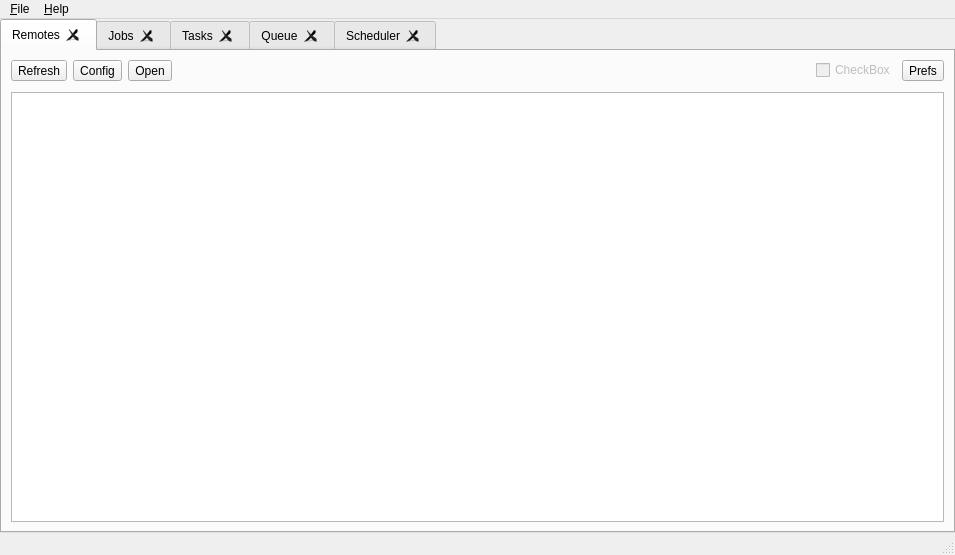
<?xml version="1.0" encoding="UTF-8"?>
<ui version="4.0">
 <class>MainWindow</class>
 <widget class="QMainWindow" name="MainWindow">
  <property name="geometry">
   <rect>
    <x>0</x>
    <y>0</y>
    <width>955</width>
    <height>555</height>
   </rect>
  </property>
  <property name="windowTitle">
   <string>Rclone Browser</string>
  </property>
  <widget class="QWidget" name="widgetMain">
   <layout class="QVBoxLayout" name="verticalLayout_3">
    <property name="spacing">
     <number>0</number>
    </property>
    <property name="leftMargin">
     <number>0</number>
    </property>
    <property name="topMargin">
     <number>0</number>
    </property>
    <property name="rightMargin">
     <number>0</number>
    </property>
    <property name="bottomMargin">
     <number>0</number>
    </property>
    <item>
     <widget class="QTabWidget" name="tabs">
      <property name="currentIndex">
       <number>0</number>
      </property>
      <property name="tabsClosable">
       <bool>true</bool>
      </property>
      <widget class="QWidget" name="widget">
       <attribute name="title">
        <string>Remotes</string>
       </attribute>
       <layout class="QVBoxLayout" name="verticalLayout">
        <item>
         <layout class="QHBoxLayout" name="horizontalLayout">
          <item>
           <widget class="QToolButton" name="refresh">
            <property name="statusTip">
             <string>Refresh remotes view</string>
            </property>
            <property name="text">
             <string>Refresh</string>
            </property>
            <property name="toolButtonStyle">
             <enum>Qt::ToolButtonTextUnderIcon</enum>
            </property>
           </widget>
          </item>
          <item>
           <widget class="QToolButton" name="config">
            <property name="text">
             <string>Config</string>
            </property>
            <property name="toolButtonStyle">
             <enum>Qt::ToolButtonTextUnderIcon</enum>
            </property>
           </widget>
          </item>
          <item>
           <widget class="QToolButton" name="open">
            <property name="text">
             <string>Open</string>
            </property>
            <property name="toolButtonStyle">
             <enum>Qt::ToolButtonTextUnderIcon</enum>
            </property>
           </widget>
          </item>
          <item>
           <spacer name="horizontalSpacer">
            <property name="orientation">
             <enum>Qt::Horizontal</enum>
            </property>
            <property name="sizeHint" stdset="0">
             <size>
              <width>40</width>
              <height>20</height>
             </size>
            </property>
           </spacer>
          </item>
          <item>
           <widget class="QCheckBox" name="layoutcontrol3">
            <property name="enabled">
             <bool>false</bool>
            </property>
            <property name="text">
             <string>CheckBox</string>
            </property>
           </widget>
          </item>
          <item>
           <widget class="QToolButton" name="buttonPrefs">
            <property name="toolTip">
             <string>Rclone Browser preferences (ALT-p)</string>
            </property>
            <property name="statusTip">
             <string>Rclone Browser preferences</string>
            </property>
            <property name="text">
             <string>Prefs</string>
            </property>
            <property name="toolButtonStyle">
             <enum>Qt::ToolButtonTextUnderIcon</enum>
            </property>
           </widget>
          </item>
         </layout>
        </item>
        <item>
         <spacer name="verticalSpacer_2">
          <property name="orientation">
           <enum>Qt::Vertical</enum>
          </property>
          <property name="sizeType">
           <enum>QSizePolicy::Fixed</enum>
          </property>
          <property name="sizeHint" stdset="0">
           <size>
            <width>20</width>
            <height>5</height>
           </size>
          </property>
         </spacer>
        </item>
        <item>
         <widget class="QListWidget" name="remotes">
          <property name="editTriggers">
           <set>QAbstractItemView::NoEditTriggers</set>
          </property>
          <property name="selectionBehavior">
           <enum>QAbstractItemView::SelectRows</enum>
          </property>
          <property name="textElideMode">
           <enum>Qt::ElideMiddle</enum>
          </property>
          <property name="isWrapping" stdset="0">
           <bool>false</bool>
          </property>
          <property name="wordWrap">
           <bool>true</bool>
          </property>
         </widget>
        </item>
       </layout>
      </widget>
      <widget class="QWidget" name="tab">
       <attribute name="title">
        <string>Jobs</string>
       </attribute>
       <layout class="QVBoxLayout" name="verticalLayout_2">
        <item>
         <layout class="QHBoxLayout" name="horizontalLayout_3">
          <item>
           <widget class="QToolButton" name="buttonStopAllJobs">
            <property name="text">
             <string>Stop</string>
            </property>
            <property name="toolButtonStyle">
             <enum>Qt::ToolButtonTextUnderIcon</enum>
            </property>
           </widget>
          </item>
          <item>
           <widget class="QToolButton" name="buttonCleanNotRunning">
            <property name="text">
             <string>Clean</string>
            </property>
            <property name="toolButtonStyle">
             <enum>Qt::ToolButtonTextUnderIcon</enum>
            </property>
           </widget>
          </item>
          <item>
           <spacer name="horizontalSpacer_11">
            <property name="orientation">
             <enum>Qt::Horizontal</enum>
            </property>
            <property name="sizeType">
             <enum>QSizePolicy::Fixed</enum>
            </property>
            <property name="sizeHint" stdset="0">
             <size>
              <width>10</width>
              <height>20</height>
             </size>
            </property>
           </spacer>
          </item>
          <item>
           <widget class="QToolButton" name="buttonSortByTime">
            <property name="toolTip">
             <string>Sort by start time</string>
            </property>
            <property name="statusTip">
             <string>Sort by start time</string>
            </property>
            <property name="text">
             <string>Sort</string>
            </property>
            <property name="toolButtonStyle">
             <enum>Qt::ToolButtonTextUnderIcon</enum>
            </property>
           </widget>
          </item>
          <item>
           <widget class="QToolButton" name="buttonSortByStatus">
            <property name="toolTip">
             <string>Sort by status</string>
            </property>
            <property name="statusTip">
             <string>Sort by status</string>
            </property>
            <property name="text">
             <string>Sort</string>
            </property>
            <property name="toolButtonStyle">
             <enum>Qt::ToolButtonTextUnderIcon</enum>
            </property>
           </widget>
          </item>
          <item>
           <spacer name="horizontalSpacer_3">
            <property name="orientation">
             <enum>Qt::Horizontal</enum>
            </property>
            <property name="sizeHint" stdset="0">
             <size>
              <width>40</width>
              <height>20</height>
             </size>
            </property>
           </spacer>
          </item>
          <item>
           <widget class="QCheckBox" name="layoutcontrol2">
            <property name="enabled">
             <bool>false</bool>
            </property>
            <property name="text">
             <string>CheckBox</string>
            </property>
           </widget>
          </item>
         </layout>
        </item>
        <item>
         <spacer name="verticalSpacer_4">
          <property name="orientation">
           <enum>Qt::Vertical</enum>
          </property>
          <property name="sizeType">
           <enum>QSizePolicy::Fixed</enum>
          </property>
          <property name="sizeHint" stdset="0">
           <size>
            <width>20</width>
            <height>5</height>
           </size>
          </property>
         </spacer>
        </item>
        <item>
         <widget class="QScrollArea" name="jobsArea">
          <property name="widgetResizable">
           <bool>true</bool>
          </property>
          <widget class="QWidget" name="scrollAreaWidgetContents">
           <property name="geometry">
            <rect>
             <x>0</x>
             <y>0</y>
             <width>907</width>
             <height>389</height>
            </rect>
           </property>
           <layout class="QVBoxLayout" name="verticalLayout_4">
            <property name="leftMargin">
             <number>0</number>
            </property>
            <property name="topMargin">
             <number>0</number>
            </property>
            <property name="rightMargin">
             <number>0</number>
            </property>
            <property name="bottomMargin">
             <number>0</number>
            </property>
            <item>
             <layout class="QVBoxLayout" name="jobs">
              <item>
               <widget class="QLabel" name="noJobsAvailable">
                <property name="text">
                 <string>No jobs are available</string>
                </property>
               </widget>
              </item>
              <item>
               <spacer name="verticalSpacer">
                <property name="orientation">
                 <enum>Qt::Vertical</enum>
                </property>
                <property name="sizeHint" stdset="0">
                 <size>
                  <width>20</width>
                  <height>40</height>
                 </size>
                </property>
               </spacer>
              </item>
             </layout>
            </item>
           </layout>
          </widget>
         </widget>
        </item>
       </layout>
      </widget>
      <widget class="QWidget" name="tasksTab">
       <attribute name="title">
        <string>Tasks</string>
       </attribute>
       <layout class="QVBoxLayout" name="verticalLayout_5">
        <item>
         <layout class="QHBoxLayout" name="horizontalLayout_2">
          <item>
           <widget class="QToolButton" name="buttonDryrunTask">
            <property name="text">
             <string>Dry Run</string>
            </property>
            <property name="toolButtonStyle">
             <enum>Qt::ToolButtonTextUnderIcon</enum>
            </property>
           </widget>
          </item>
          <item>
           <widget class="QToolButton" name="buttonRunTask">
            <property name="text">
             <string>Run</string>
            </property>
            <property name="toolButtonStyle">
             <enum>Qt::ToolButtonTextUnderIcon</enum>
            </property>
           </widget>
          </item>
          <item>
           <widget class="QToolButton" name="buttonStop">
            <property name="toolTip">
             <string>&lt;html&gt;&lt;head/&gt;&lt;body&gt;&lt;p&gt;&lt;span style=&quot; font-size:13pt;&quot;&gt;Stop all selected tasks&lt;/span&gt;&lt;/p&gt;&lt;/body&gt;&lt;/html&gt;</string>
            </property>
            <property name="text">
             <string>Stop</string>
            </property>
            <property name="toolButtonStyle">
             <enum>Qt::ToolButtonTextUnderIcon</enum>
            </property>
           </widget>
          </item>
          <item>
           <spacer name="horizontalSpacer_5">
            <property name="orientation">
             <enum>Qt::Horizontal</enum>
            </property>
            <property name="sizeType">
             <enum>QSizePolicy::Fixed</enum>
            </property>
            <property name="sizeHint" stdset="0">
             <size>
              <width>10</width>
              <height>20</height>
             </size>
            </property>
           </spacer>
          </item>
          <item>
           <widget class="QToolButton" name="buttonEditTask">
            <property name="text">
             <string>Edit</string>
            </property>
            <property name="toolButtonStyle">
             <enum>Qt::ToolButtonTextUnderIcon</enum>
            </property>
           </widget>
          </item>
          <item>
           <widget class="QToolButton" name="buttonDeleteTask">
            <property name="text">
             <string>Delete</string>
            </property>
            <property name="toolButtonStyle">
             <enum>Qt::ToolButtonTextUnderIcon</enum>
            </property>
           </widget>
          </item>
          <item>
           <spacer name="horizontalSpacer_6">
            <property name="orientation">
             <enum>Qt::Horizontal</enum>
            </property>
            <property name="sizeType">
             <enum>QSizePolicy::Fixed</enum>
            </property>
            <property name="sizeHint" stdset="0">
             <size>
              <width>10</width>
              <height>20</height>
             </size>
            </property>
           </spacer>
          </item>
          <item>
           <widget class="QToolButton" name="buttonAddToQueue">
            <property name="toolTip">
             <string>Add to the queue</string>
            </property>
            <property name="statusTip">
             <string>Add selected transfer tasks to the queue</string>
            </property>
            <property name="text">
             <string>Add</string>
            </property>
            <property name="toolButtonStyle">
             <enum>Qt::ToolButtonTextUnderIcon</enum>
            </property>
           </widget>
          </item>
          <item>
           <widget class="QToolButton" name="buttonAddToScheduler">
            <property name="toolTip">
             <string>Add to the scheduler</string>
            </property>
            <property name="statusTip">
             <string>Add selected transfer tasks to the scheduler</string>
            </property>
            <property name="text">
             <string>Add</string>
            </property>
            <property name="toolButtonStyle">
             <enum>Qt::ToolButtonTextUnderIcon</enum>
            </property>
           </widget>
          </item>
          <item>
           <widget class="QToolButton" name="buttonSortTask">
            <property name="toolTip">
             <string>&lt;html&gt;&lt;head/&gt;&lt;body&gt;&lt;p&gt;Sort tasks&lt;/p&gt;&lt;/body&gt;&lt;/html&gt;</string>
            </property>
            <property name="text">
             <string>Sort</string>
            </property>
            <property name="checked">
             <bool>false</bool>
            </property>
            <property name="toolButtonStyle">
             <enum>Qt::ToolButtonTextUnderIcon</enum>
            </property>
           </widget>
          </item>
          <item>
           <spacer name="horizontalSpacer_2">
            <property name="orientation">
             <enum>Qt::Horizontal</enum>
            </property>
            <property name="sizeHint" stdset="0">
             <size>
              <width>40</width>
              <height>20</height>
             </size>
            </property>
           </spacer>
          </item>
          <item>
           <widget class="QCheckBox" name="layoutcontrol1">
            <property name="enabled">
             <bool>false</bool>
            </property>
            <property name="text">
             <string>CheckBox</string>
            </property>
            <property name="tristate">
             <bool>false</bool>
            </property>
           </widget>
          </item>
         </layout>
        </item>
        <item>
         <spacer name="verticalSpacer_3">
          <property name="orientation">
           <enum>Qt::Vertical</enum>
          </property>
          <property name="sizeType">
           <enum>QSizePolicy::Fixed</enum>
          </property>
          <property name="sizeHint" stdset="0">
           <size>
            <width>20</width>
            <height>5</height>
           </size>
          </property>
         </spacer>
        </item>
        <item>
         <widget class="QListWidget" name="tasksListWidget">
          <property name="contextMenuPolicy">
           <enum>Qt::CustomContextMenu</enum>
          </property>
          <property name="tabKeyNavigation">
           <bool>true</bool>
          </property>
          <property name="alternatingRowColors">
           <bool>false</bool>
          </property>
          <property name="selectionMode">
           <enum>QAbstractItemView::ExtendedSelection</enum>
          </property>
          <property name="wordWrap">
           <bool>false</bool>
          </property>
          <property name="sortingEnabled">
           <bool>false</bool>
          </property>
         </widget>
        </item>
       </layout>
      </widget>
      <widget class="QWidget" name="queue">
       <attribute name="title">
        <string>Queue</string>
       </attribute>
       <layout class="QVBoxLayout" name="verticalLayout_6">
        <item>
         <layout class="QHBoxLayout" name="horizontalLayout_4">
          <item>
           <widget class="QToolButton" name="buttonStartQueue">
            <property name="text">
             <string>Start</string>
            </property>
            <property name="toolButtonStyle">
             <enum>Qt::ToolButtonTextUnderIcon</enum>
            </property>
           </widget>
          </item>
          <item>
           <widget class="QToolButton" name="buttonStopQueue">
            <property name="text">
             <string>Stop</string>
            </property>
            <property name="toolButtonStyle">
             <enum>Qt::ToolButtonTextUnderIcon</enum>
            </property>
           </widget>
          </item>
          <item>
           <spacer name="horizontalSpacer_8">
            <property name="orientation">
             <enum>Qt::Horizontal</enum>
            </property>
            <property name="sizeType">
             <enum>QSizePolicy::Fixed</enum>
            </property>
            <property name="sizeHint" stdset="0">
             <size>
              <width>10</width>
              <height>20</height>
             </size>
            </property>
           </spacer>
          </item>
          <item>
           <widget class="QToolButton" name="buttonUpQueue">
            <property name="text">
             <string>Up</string>
            </property>
            <property name="toolButtonStyle">
             <enum>Qt::ToolButtonTextUnderIcon</enum>
            </property>
           </widget>
          </item>
          <item>
           <widget class="QToolButton" name="buttonDownQueue">
            <property name="text">
             <string>Down</string>
            </property>
            <property name="toolButtonStyle">
             <enum>Qt::ToolButtonTextUnderIcon</enum>
            </property>
           </widget>
          </item>
          <item>
           <spacer name="horizontalSpacer_9">
            <property name="orientation">
             <enum>Qt::Horizontal</enum>
            </property>
            <property name="sizeType">
             <enum>QSizePolicy::Fixed</enum>
            </property>
            <property name="sizeHint" stdset="0">
             <size>
              <width>10</width>
              <height>20</height>
             </size>
            </property>
           </spacer>
          </item>
          <item>
           <widget class="QToolButton" name="buttonRemoveFromQueue">
            <property name="text">
             <string>Delete</string>
            </property>
            <property name="toolButtonStyle">
             <enum>Qt::ToolButtonTextUnderIcon</enum>
            </property>
           </widget>
          </item>
          <item>
           <widget class="QToolButton" name="buttonPurgeQueue">
            <property name="text">
             <string>Purge</string>
            </property>
            <property name="toolButtonStyle">
             <enum>Qt::ToolButtonTextUnderIcon</enum>
            </property>
           </widget>
          </item>
          <item>
           <spacer name="horizontalSpacer_7">
            <property name="orientation">
             <enum>Qt::Horizontal</enum>
            </property>
            <property name="sizeType">
             <enum>QSizePolicy::Fixed</enum>
            </property>
            <property name="sizeHint" stdset="0">
             <size>
              <width>40</width>
              <height>20</height>
             </size>
            </property>
           </spacer>
          </item>
          <item>
           <widget class="QLabel" name="labelQueueInfoStart">
            <property name="styleSheet">
             <string notr="true">color: green; font-weight: bold;</string>
            </property>
            <property name="text">
             <string/>
            </property>
           </widget>
          </item>
          <item>
           <widget class="QLabel" name="labelQueueInfoStop">
            <property name="text">
             <string/>
            </property>
           </widget>
          </item>
          <item>
           <spacer name="horizontalSpacer_4">
            <property name="orientation">
             <enum>Qt::Horizontal</enum>
            </property>
            <property name="sizeHint" stdset="0">
             <size>
              <width>40</width>
              <height>20</height>
             </size>
            </property>
           </spacer>
          </item>
          <item>
           <widget class="QCheckBox" name="layoutcontrol1_queue">
            <property name="enabled">
             <bool>false</bool>
            </property>
            <property name="text">
             <string>CheckBox</string>
            </property>
           </widget>
          </item>
         </layout>
        </item>
        <item>
         <spacer name="verticalSpacer_5">
          <property name="orientation">
           <enum>Qt::Vertical</enum>
          </property>
          <property name="sizeType">
           <enum>QSizePolicy::Fixed</enum>
          </property>
          <property name="sizeHint" stdset="0">
           <size>
            <width>20</width>
            <height>5</height>
           </size>
          </property>
         </spacer>
        </item>
        <item>
         <widget class="QListWidget" name="queueListWidget">
          <property name="contextMenuPolicy">
           <enum>Qt::CustomContextMenu</enum>
          </property>
          <property name="tabKeyNavigation">
           <bool>true</bool>
          </property>
          <property name="alternatingRowColors">
           <bool>false</bool>
          </property>
          <property name="selectionMode">
           <enum>QAbstractItemView::SingleSelection</enum>
          </property>
          <property name="spacing">
           <number>5</number>
          </property>
          <property name="wordWrap">
           <bool>false</bool>
          </property>
          <property name="sortingEnabled">
           <bool>false</bool>
          </property>
         </widget>
        </item>
       </layout>
      </widget>
      <widget class="QWidget" name="tab_2">
       <attribute name="title">
        <string>Scheduler</string>
       </attribute>
       <layout class="QVBoxLayout" name="verticalLayout_8">
        <item>
         <layout class="QHBoxLayout" name="horizontalLayout_9">
          <item>
           <widget class="QToolButton" name="buttonStartScheduler">
            <property name="toolTip">
             <string>Start scheduler</string>
            </property>
            <property name="statusTip">
             <string>Start scheduler</string>
            </property>
            <property name="text">
             <string>Start</string>
            </property>
            <property name="toolButtonStyle">
             <enum>Qt::ToolButtonTextUnderIcon</enum>
            </property>
           </widget>
          </item>
          <item>
           <widget class="QToolButton" name="buttonStopScheduler">
            <property name="toolTip">
             <string>Stop scheduler</string>
            </property>
            <property name="statusTip">
             <string>Stop scheduler</string>
            </property>
            <property name="text">
             <string>Stop</string>
            </property>
            <property name="toolButtonStyle">
             <enum>Qt::ToolButtonTextUnderIcon</enum>
            </property>
           </widget>
          </item>
          <item>
           <spacer name="horizontalSpacer_10">
            <property name="orientation">
             <enum>Qt::Horizontal</enum>
            </property>
            <property name="sizeType">
             <enum>QSizePolicy::Fixed</enum>
            </property>
            <property name="sizeHint" stdset="0">
             <size>
              <width>40</width>
              <height>20</height>
             </size>
            </property>
           </spacer>
          </item>
          <item>
           <widget class="QLabel" name="labelSchedulerInfoStart">
            <property name="styleSheet">
             <string notr="true">color: green; font-weight: bold;</string>
            </property>
            <property name="text">
             <string/>
            </property>
           </widget>
          </item>
          <item>
           <widget class="QLabel" name="labelSchedulerInfoStop">
            <property name="text">
             <string/>
            </property>
           </widget>
          </item>
          <item>
           <spacer name="horizontalSpacer_19">
            <property name="orientation">
             <enum>Qt::Horizontal</enum>
            </property>
            <property name="sizeHint" stdset="0">
             <size>
              <width>40</width>
              <height>20</height>
             </size>
            </property>
           </spacer>
          </item>
          <item>
           <widget class="QCheckBox" name="layoutcontrol1_sch">
            <property name="enabled">
             <bool>false</bool>
            </property>
            <property name="text">
             <string>CheckBox</string>
            </property>
           </widget>
          </item>
         </layout>
        </item>
        <item>
         <spacer name="verticalSpacer_11">
          <property name="orientation">
           <enum>Qt::Vertical</enum>
          </property>
          <property name="sizeType">
           <enum>QSizePolicy::Fixed</enum>
          </property>
          <property name="sizeHint" stdset="0">
           <size>
            <width>20</width>
            <height>5</height>
           </size>
          </property>
         </spacer>
        </item>
        <item>
         <widget class="QScrollArea" name="jobsArea_2">
          <property name="widgetResizable">
           <bool>true</bool>
          </property>
          <widget class="QWidget" name="scrollAreaWidgetContents_2">
           <property name="geometry">
            <rect>
             <x>0</x>
             <y>0</y>
             <width>907</width>
             <height>389</height>
            </rect>
           </property>
           <layout class="QVBoxLayout" name="verticalLayout_7">
            <property name="leftMargin">
             <number>0</number>
            </property>
            <property name="topMargin">
             <number>0</number>
            </property>
            <property name="rightMargin">
             <number>0</number>
            </property>
            <property name="bottomMargin">
             <number>0</number>
            </property>
            <item>
             <layout class="QVBoxLayout" name="schedulers">
              <item>
               <widget class="QLabel" name="noSchedulesAvailable">
                <property name="text">
                 <string>No schedules are available</string>
                </property>
               </widget>
              </item>
              <item>
               <spacer name="verticalSpacer_6">
                <property name="orientation">
                 <enum>Qt::Vertical</enum>
                </property>
                <property name="sizeHint" stdset="0">
                 <size>
                  <width>20</width>
                  <height>40</height>
                 </size>
                </property>
               </spacer>
              </item>
             </layout>
            </item>
           </layout>
          </widget>
         </widget>
        </item>
       </layout>
      </widget>
     </widget>
    </item>
   </layout>
  </widget>
  <widget class="QMenuBar" name="menuBar">
   <property name="geometry">
    <rect>
     <x>0</x>
     <y>0</y>
     <width>955</width>
     <height>22</height>
    </rect>
   </property>
   <widget class="QMenu" name="menuFile">
    <property name="title">
     <string>&amp;File</string>
    </property>
    <addaction name="preferences"/>
    <addaction name="separator"/>
    <addaction name="quit"/>
   </widget>
   <widget class="QMenu" name="menuHelp">
    <property name="title">
     <string>&amp;Help</string>
    </property>
    <addaction name="about"/>
    <addaction name="aboutQt"/>
   </widget>
   <addaction name="menuFile"/>
   <addaction name="menuHelp"/>
  </widget>
  <widget class="QStatusBar" name="statusBar"/>
  <action name="about">
   <property name="text">
    <string>&amp;About</string>
   </property>
   <property name="menuRole">
    <enum>QAction::AboutRole</enum>
   </property>
  </action>
  <action name="aboutQt">
   <property name="text">
    <string>About &amp;Qt</string>
   </property>
   <property name="menuRole">
    <enum>QAction::AboutQtRole</enum>
   </property>
  </action>
  <action name="preferences">
   <property name="text">
    <string>&amp;Preferences...</string>
   </property>
   <property name="toolTip">
    <string>Rclone Browser preferences (ALT-p)</string>
   </property>
   <property name="shortcut">
    <string>Alt+P</string>
   </property>
   <property name="menuRole">
    <enum>QAction::PreferencesRole</enum>
   </property>
  </action>
  <action name="quit">
   <property name="text">
    <string>&amp;Quit</string>
   </property>
   <property name="shortcut">
    <string>Ctrl+Q</string>
   </property>
   <property name="menuRole">
    <enum>QAction::QuitRole</enum>
   </property>
  </action>
  <action name="actionEdit">
   <property name="enabled">
    <bool>true</bool>
   </property>
   <property name="text">
    <string>Edit</string>
   </property>
   <property name="toolTip">
    <string>Edit selected task</string>
   </property>
  </action>
  <action name="actionDelete">
   <property name="text">
    <string>Delete</string>
   </property>
   <property name="toolTip">
    <string>Delete selected tasks</string>
   </property>
  </action>
  <action name="actionRun">
   <property name="text">
    <string>Run</string>
   </property>
   <property name="toolTip">
    <string>Run all selected tasks at once</string>
   </property>
  </action>
  <action name="actionDryRun">
   <property name="text">
    <string>Dry Run</string>
   </property>
   <property name="toolTip">
    <string>&lt;html&gt;&lt;head/&gt;&lt;body&gt;&lt;p&gt;Dry Run all selected tasks at once&lt;/p&gt;&lt;/body&gt;&lt;/html&gt;</string>
   </property>
  </action>
  <action name="actionCopyTaskCommand">
   <property name="text">
    <string>Copy command</string>
   </property>
   <property name="toolTip">
    <string>Copy the rclone command of the selected tasks to the clipboard</string>
   </property>
   <property name="statusTip">
    <string>Copy the rclone command of the selected tasks to the clipboard</string>
   </property>
  </action>
  <action name="actionDuplicateTask">
   <property name="text">
    <string>Duplicate</string>
   </property>
   <property name="toolTip">
    <string>Duplicate the selected task</string>
   </property>
   <property name="statusTip">
    <string>Duplicate the selected task</string>
   </property>
  </action>
  <action name="actionSortTask">
   <property name="text">
    <string>Sort</string>
   </property>
   <property name="toolTip">
    <string>Sort tasks</string>
   </property>
  </action>
  <action name="actionRefresh">
   <property name="text">
    <string>Refresh</string>
   </property>
   <property name="toolTip">
    <string>Refresh remotes view</string>
   </property>
  </action>
  <action name="actionConfig">
   <property name="text">
    <string>Config</string>
   </property>
   <property name="toolTip">
    <string>&lt;html&gt;&lt;head/&gt;&lt;body&gt;&lt;p&gt;rclone config&lt;/p&gt;&lt;p&gt;Terminal: set &amp;quot;Terminal command&amp;quot; in Preferences,&lt;br/&gt;or define the $TERMINAL env variable e.g.:&lt;br/&gt;TERMINAL=/usr/local/bin/myterminal&lt;/p&gt;&lt;/body&gt;&lt;/html&gt;</string>
   </property>
  </action>
  <action name="actionOpen">
   <property name="text">
    <string>Open</string>
   </property>
   <property name="toolTip">
    <string>Open remote</string>
   </property>
  </action>
  <action name="actionStopAllTransfers">
   <property name="text">
    <string>Stop All</string>
   </property>
   <property name="toolTip">
    <string>&lt;html&gt;&lt;head/&gt;&lt;body&gt;&lt;p&gt;Stop all running transfers&lt;/p&gt;&lt;/body&gt;&lt;/html&gt;</string>
   </property>
  </action>
  <action name="actionCleanNotRunning">
   <property name="text">
    <string>Clean</string>
   </property>
   <property name="toolTip">
    <string>&lt;html&gt;&lt;head/&gt;&lt;body&gt;&lt;p&gt;Remove all not running jobs&lt;/p&gt;&lt;/body&gt;&lt;/html&gt;</string>
   </property>
  </action>
  <action name="actionAddToQueue">
   <property name="text">
    <string>Add to the queue</string>
   </property>
   <property name="toolTip">
    <string>&lt;html&gt;&lt;head/&gt;&lt;body&gt;&lt;p&gt;Add selected transfer tasks to the queue&lt;/p&gt;&lt;/body&gt;&lt;/html&gt;</string>
   </property>
  </action>
  <action name="actionStartQueue">
   <property name="text">
    <string>Start</string>
   </property>
   <property name="toolTip">
    <string>&lt;html&gt;&lt;head/&gt;&lt;body&gt;&lt;p&gt;Start actively processing items from the queue&lt;/p&gt;&lt;/body&gt;&lt;/html&gt;</string>
   </property>
  </action>
  <action name="actionStopQueue">
   <property name="text">
    <string>Stop</string>
   </property>
   <property name="toolTip">
    <string>&lt;html&gt;&lt;head/&gt;&lt;body&gt;&lt;p&gt;Stop the queue processing.&lt;/p&gt;&lt;p&gt;Active task will be cancelled.&lt;/p&gt;&lt;/body&gt;&lt;/html&gt;</string>
   </property>
  </action>
  <action name="actionPurgeQueue">
   <property name="text">
    <string>Purge</string>
   </property>
   <property name="toolTip">
    <string>Remove all not running tasks from the queue</string>
   </property>
  </action>
  <action name="actionRemoveFromQueue">
   <property name="text">
    <string>Remove</string>
   </property>
   <property name="toolTip">
    <string>Remove from the queue</string>
   </property>
  </action>
  <action name="actionUpQueue">
   <property name="text">
    <string>Up</string>
   </property>
   <property name="toolTip">
    <string>Move task up in the queue</string>
   </property>
  </action>
  <action name="actionDownQueue">
   <property name="text">
    <string>Down</string>
   </property>
   <property name="toolTip">
    <string>Move task down in the queue</string>
   </property>
  </action>
  <action name="actionQueueScriptRun">
   <property name="text">
    <string>queueScriptRun</string>
   </property>
  </action>
  <action name="actionStop">
   <property name="text">
    <string>Stop</string>
   </property>
   <property name="toolTip">
    <string>Stop all selected tasks</string>
   </property>
  </action>
  <action name="actionAddToScheduler">
   <property name="text">
    <string>Add to the scheduler</string>
   </property>
   <property name="toolTip">
    <string>Add selected transfer tasks to the scheduler</string>
   </property>
  </action>
  <action name="actionStartScheduler">
   <property name="text">
    <string>Start</string>
   </property>
   <property name="toolTip">
    <string>Start all schedulers</string>
   </property>
  </action>
  <action name="actionStopScheduler">
   <property name="text">
    <string>Stop</string>
   </property>
   <property name="toolTip">
    <string>Stop scheduler</string>
   </property>
  </action>
  <action name="actionSortByTime">
   <property name="text">
    <string>Sort</string>
   </property>
   <property name="toolTip">
    <string>Sort by start time</string>
   </property>
  </action>
  <action name="actionSortByStatus">
   <property name="text">
    <string>Sort</string>
   </property>
   <property name="toolTip">
    <string>Sort by status</string>
   </property>
  </action>
 </widget>
 <tabstops>
  <tabstop>tabs</tabstop>
  <tabstop>remotes</tabstop>
  <tabstop>jobsArea</tabstop>
 </tabstops>
 <resources/>
 <connections>
  <connection>
   <sender>buttonPrefs</sender>
   <signal>clicked()</signal>
   <receiver>preferences</receiver>
   <slot>trigger()</slot>
   <hints>
    <hint type="sourcelabel">
     <x>612</x>
     <y>71</y>
    </hint>
    <hint type="destinationlabel">
     <x>-1</x>
     <y>-1</y>
    </hint>
   </hints>
  </connection>
  <connection>
   <sender>buttonAddToQueue</sender>
   <signal>clicked()</signal>
   <receiver>actionAddToQueue</receiver>
   <slot>trigger()</slot>
   <hints>
    <hint type="sourcelabel">
     <x>289</x>
     <y>73</y>
    </hint>
    <hint type="destinationlabel">
     <x>-1</x>
     <y>-1</y>
    </hint>
   </hints>
  </connection>
  <connection>
   <sender>buttonAddToScheduler</sender>
   <signal>clicked()</signal>
   <receiver>actionAddToScheduler</receiver>
   <slot>trigger()</slot>
   <hints>
    <hint type="sourcelabel">
     <x>380</x>
     <y>73</y>
    </hint>
    <hint type="destinationlabel">
     <x>-1</x>
     <y>-1</y>
    </hint>
   </hints>
  </connection>
  <connection>
   <sender>buttonSortByTime</sender>
   <signal>clicked()</signal>
   <receiver>actionSortByTime</receiver>
   <slot>trigger()</slot>
   <hints>
    <hint type="sourcelabel">
     <x>158</x>
     <y>73</y>
    </hint>
    <hint type="destinationlabel">
     <x>-1</x>
     <y>-1</y>
    </hint>
   </hints>
  </connection>
  <connection>
   <sender>buttonSortByStatus</sender>
   <signal>clicked()</signal>
   <receiver>actionSortByStatus</receiver>
   <slot>trigger()</slot>
   <hints>
    <hint type="sourcelabel">
     <x>208</x>
     <y>73</y>
    </hint>
    <hint type="destinationlabel">
     <x>-1</x>
     <y>-1</y>
    </hint>
   </hints>
  </connection>
 </connections>
</ui>
